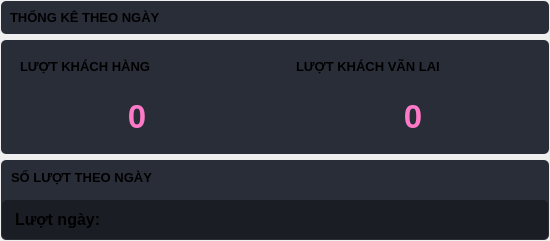
                        <widget class="QFrame" name="chartFrameLeft">
                         <layout class="QVBoxLayout" name="verticalLayout_54">
                          <property name="leftMargin">
                           <number>1</number>
                          </property>
                          <property name="topMargin">
                           <number>1</number>
                          </property>
                          <property name="rightMargin">
                           <number>1</number>
                          </property>
                          <property name="bottomMargin">
                           <number>1</number>
                          </property>
                          <item>
                           <widget class="QFrame" name="chartFrameLeft_Title">
                            <property name="styleSheet">
                             <string notr="true">background-color: rgb(41, 45, 56);
border-radius: 5px;</string>
                            </property>
                            <layout class="QVBoxLayout" name="verticalLayout_55">
                             <item>
                              <widget class="QLabel" name="txtchartFrameLeft_Title">
                               <property name="font">
                                <font>
                                 <family>Segoe UI</family>
                                 <pointsize>10</pointsize>
                                 <weight>75</weight>
                                 <bold>true</bold>
                                </font>
                               </property>
                               <property name="styleSheet">
                                <string notr="true"/>
                               </property>
                               <property name="text">
                                <string>THỐNG KÊ THEO NGÀY</string>
                               </property>
                              </widget>
                             </item>
                            </layout>
                           </widget>
                          </item>
                          <item>
                           <widget class="QFrame" name="chartFrameLeft_Monitor">
                            <property name="sizePolicy">
                             <sizepolicy hsizetype="Preferred" vsizetype="Preferred">
                              <horstretch>0</horstretch>
                              <verstretch>1</verstretch>
                             </sizepolicy>
                            </property>
                            <property name="styleSheet">
                             <string notr="true">background-color: rgb(41, 45, 56);
border-radius: 5px;</string>
                            </property>
                            <layout class="QHBoxLayout" name="horizontalLayout_24">
                             <property name="leftMargin">
                              <number>1</number>
                             </property>
                             <property name="topMargin">
                              <number>1</number>
                             </property>
                             <property name="rightMargin">
                              <number>1</number>
                             </property>
                             <property name="bottomMargin">
                              <number>1</number>
                             </property>
                             <item>
                              <widget class="QFrame" name="frame_chartLeft">
                               <layout class="QVBoxLayout" name="verticalLayout_57">
                                <item>
                                 <widget class="QFrame" name="frame_chartLeft_title">
                                  <layout class="QVBoxLayout" name="verticalLayout_58">
                                   <item>
                                    <widget class="QLabel" name="txtframe_chartLeft_title">
                                     <property name="font">
                                      <font>
                                       <family>Segoe UI</family>
                                       <pointsize>10</pointsize>
                                       <weight>75</weight>
                                       <bold>true</bold>
                                      </font>
                                     </property>
                                     <property name="styleSheet">
                                      <string notr="true"/>
                                     </property>
                                     <property name="text">
                                      <string>LƯỢT KHÁCH HÀNG</string>
                                     </property>
                                    </widget>
                                   </item>
                                  </layout>
                                 </widget>
                                </item>
                                <item>
                                 <widget class="QFrame" name="frame_chartLeft_monitor">
                                  <property name="sizePolicy">
                                   <sizepolicy hsizetype="Preferred" vsizetype="Preferred">
                                    <horstretch>0</horstretch>
                                    <verstretch>1</verstretch>
                                   </sizepolicy>
                                  </property>
                                  <layout class="QVBoxLayout" name="verticalLayout_59">
                                   <item>
                                    <widget class="QLabel" name="txtLuotKHNgay">
                                     <property name="font">
                                      <font>
                                       <family>Segoe UI</family>
                                       <pointsize>25</pointsize>
                                       <weight>75</weight>
                                       <bold>true</bold>
                                      </font>
                                     </property>
                                     <property name="styleSheet">
                                      <string notr="true">color: rgb(254, 121, 199);</string>
                                     </property>
                                     <property name="text">
                                      <string>0</string>
                                     </property>
                                     <property name="alignment">
                                      <set>Qt::AlignCenter</set>
                                     </property>
                                    </widget>
                                   </item>
                                  </layout>
                                 </widget>
                                </item>
                               </layout>
                              </widget>
                             </item>
                             <item>
                              <widget class="QFrame" name="frame_chartRight">
                               <layout class="QVBoxLayout" name="verticalLayout_56">
                                <item>
                                 <widget class="QFrame" name="frame_chartRight_title">
                                  <layout class="QVBoxLayout" name="verticalLayout_60">
                                   <item>
                                    <widget class="QLabel" name="txtframe_chartRight_title">
                                     <property name="font">
                                      <font>
                                       <family>Segoe UI</family>
                                       <pointsize>10</pointsize>
                                       <weight>75</weight>
                                       <bold>true</bold>
                                      </font>
                                     </property>
                                     <property name="styleSheet">
                                      <string notr="true"/>
                                     </property>
                                     <property name="text">
                                      <string>LƯỢT KHÁCH VÃN LAI</string>
                                     </property>
                                    </widget>
                                   </item>
                                  </layout>
                                 </widget>
                                </item>
                                <item>
                                 <widget class="QFrame" name="frame_chartRight_monitor">
                                  <property name="sizePolicy">
                                   <sizepolicy hsizetype="Preferred" vsizetype="Preferred">
                                    <horstretch>0</horstretch>
                                    <verstretch>1</verstretch>
                                   </sizepolicy>
                                  </property>
                                  <layout class="QVBoxLayout" name="verticalLayout_61">
                                   <item>
                                    <widget class="QLabel" name="txtLuotKNgay">
                                     <property name="font">
                                      <font>
                                       <family>Segoe UI</family>
                                       <pointsize>25</pointsize>
                                       <weight>75</weight>
                                       <bold>true</bold>
                                      </font>
                                     </property>
                                     <property name="styleSheet">
                                      <string notr="true">color: rgb(254, 121, 199);</string>
                                     </property>
                                     <property name="text">
                                      <string>0</string>
                                     </property>
                                     <property name="alignment">
                                      <set>Qt::AlignCenter</set>
                                     </property>
                                    </widget>
                                   </item>
                                  </layout>
                                 </widget>
                                </item>
                               </layout>
                              </widget>
                             </item>
                            </layout>
                           </widget>
                          </item>
                          <item>
                           <widget class="QFrame" name="chartFrameLeft_Total">
                            <property name="styleSheet">
                             <string notr="true">background-color: rgb(41, 45, 56);
border-radius: 5px;</string>
                            </property>
                            <layout class="QVBoxLayout" name="verticalLayout_62">
                             <property name="leftMargin">
                              <number>1</number>
                             </property>
                             <property name="topMargin">
                              <number>1</number>
                             </property>
                             <property name="rightMargin">
                              <number>1</number>
                             </property>
                             <property name="bottomMargin">
                              <number>1</number>
                             </property>
                             <item>
                              <widget class="QFrame" name="frame_chartTotal_title">
                               <layout class="QVBoxLayout" name="verticalLayout_64">
                                <item>
                                 <widget class="QLabel" name="txtframe_chartTotal_title">
                                  <property name="font">
                                   <font>
                                    <family>Segoe UI</family>
                                    <pointsize>10</pointsize>
                                    <weight>75</weight>
                                    <bold>true</bold>
                                   </font>
                                  </property>
                                  <property name="styleSheet">
                                   <string notr="true"/>
                                  </property>
                                  <property name="text">
                                   <string>SỐ LƯỢT THEO NGÀY</string>
                                  </property>
                                 </widget>
                                </item>
                               </layout>
                              </widget>
                             </item>
                             <item>
                              <widget class="QFrame" name="frame_chartTotal_monitor">
                               <property name="styleSheet">
                                <string notr="true">border-radius: 5px;
background-color: rgb(26, 29, 36);</string>
                               </property>
                               <layout class="QHBoxLayout" name="horizontalLayout_23">
                                <property name="leftMargin">
                                 <number>1</number>
                                </property>
                                <property name="topMargin">
                                 <number>1</number>
                                </property>
                                <property name="rightMargin">
                                 <number>1</number>
                                </property>
                                <property name="bottomMargin">
                                 <number>1</number>
                                </property>
                                <item>
                                 <widget class="QFrame" name="frame_chartTotalMonitor_left">
                                  <layout class="QVBoxLayout" name="verticalLayout_65">
                                   <property name="leftMargin">
                                    <number>1</number>
                                   </property>
                                   <property name="topMargin">
                                    <number>1</number>
                                   </property>
                                   <property name="rightMargin">
                                    <number>1</number>
                                   </property>
                                   <property name="bottomMargin">
                                    <number>1</number>
                                   </property>
                                   <item>
                                    <widget class="QLineEdit" name="txtQTongSoNgay">
                                     <property name="sizePolicy">
                                      <sizepolicy hsizetype="Minimum" vsizetype="Fixed">
                                       <horstretch>0</horstretch>
                                       <verstretch>0</verstretch>
                                      </sizepolicy>
                                     </property>
                                     <property name="minimumSize">
                                      <size>
                                       <width>100</width>
                                       <height>35</height>
                                      </size>
                                     </property>
                                     <property name="maximumSize">
                                      <size>
                                       <width>100</width>
                                       <height>35</height>
                                      </size>
                                     </property>
                                     <property name="font">
                                      <font>
                                       <family>Segoe UI</family>
                                       <pointsize>12</pointsize>
                                       <weight>75</weight>
                                       <bold>true</bold>
                                      </font>
                                     </property>
                                     <property name="styleSheet">
                                      <string notr="true">background-color: rgb(26, 29, 36);</string>
                                     </property>
                                     <property name="text">
                                      <string>Lượt ngày:</string>
                                     </property>
                                     <property name="alignment">
                                      <set>Qt::AlignRight|Qt::AlignTrailing|Qt::AlignVCenter</set>
                                     </property>
                                     <property name="readOnly">
                                      <bool>true</bool>
                                     </property>
                                    </widget>
                                   </item>
                                  </layout>
                                 </widget>
                                </item>
                                <item>
                                 <widget class="QFrame" name="frame_chartTotalMonitor_right">
                                  <layout class="QVBoxLayout" name="verticalLayout_66">
                                   <property name="leftMargin">
                                    <number>1</number>
                                   </property>
                                   <property name="topMargin">
                                    <number>1</number>
                                   </property>
                                   <property name="rightMargin">
                                    <number>1</number>
                                   </property>
                                   <property name="bottomMargin">
                                    <number>1</number>
                                   </property>
                                   <item>
                                    <widget class="QLineEdit" name="txtTongSoNgay">
                                     <property name="minimumSize">
                                      <size>
                                       <width>434</width>
                                       <height>35</height>
                                      </size>
                                     </property>
                                     <property name="font">
                                      <font>
                                       <family>Segoe UI</family>
                                       <pointsize>14</pointsize>
                                      </font>
                                     </property>
                                     <property name="styleSheet">
                                      <string notr="true">color: rgb(254, 121, 199);
background-color: rgb(26, 29, 36);</string>
                                     </property>
                                     <property name="text">
                                      <string/>
                                     </property>
                                     <property name="alignment">
                                      <set>Qt::AlignCenter</set>
                                     </property>
                                     <property name="readOnly">
                                      <bool>true</bool>
                                     </property>
                                     <property name="clearButtonEnabled">
                                      <bool>false</bool>
                                     </property>
                                    </widget>
                                   </item>
                                  </layout>
                                 </widget>
                                </item>
                               </layout>
                              </widget>
                             </item>
                            </layout>
                           </widget>
                          </item>
                         </layout>
                        </widget>
